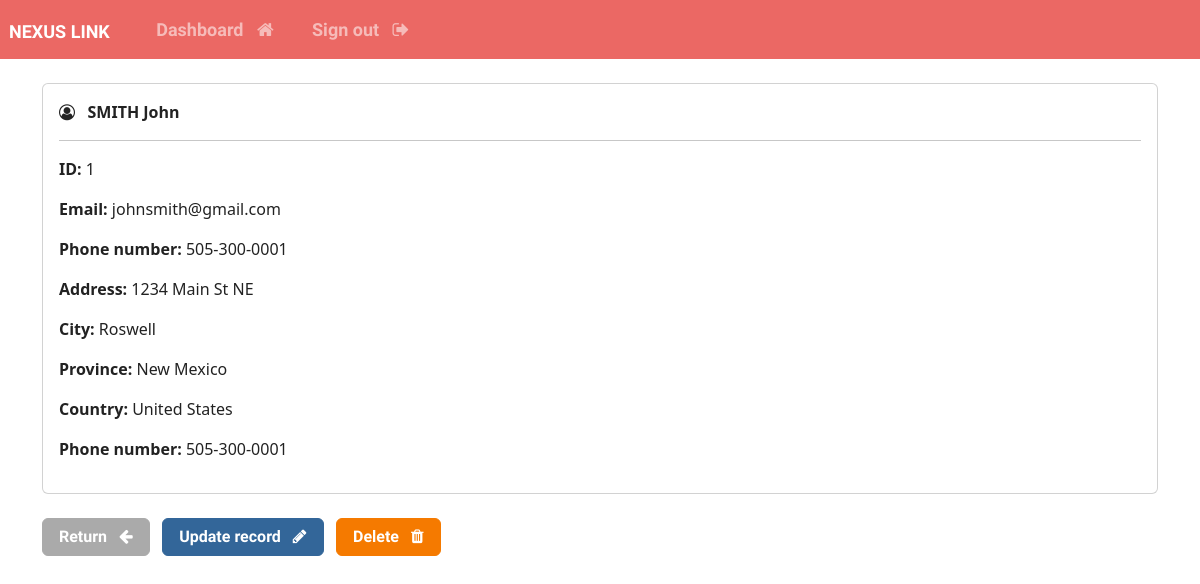
The page /record/1 (signed in) on the database its author committed.
### nexuslink/models.py (models this page shows, shortened)
class Record(models.Model):
    creation_date = models.DateTimeField(auto_now_add=True)
    first_name = models.CharField(max_length=100)
    last_name = models.CharField(max_length=100)
    email = models.CharField(max_length=225)
    phone = models.CharField(max_length=20)
    address = models.CharField(max_length=300)
    city = models.CharField(max_length=255)
    province = models.CharField(max_length=200)
    country = models.CharField(max_length=125)

### nexuslink/views.py (the view)
# urls.py: path('record/<int:pk>', views.singular_record, name="record"),
@login_required(login_url='my-login')
def singular_record(request, pk):
    all_records = Record.objects.get(id=pk)
    context = {'record':all_records}
    return render(request, 'nexuslink/view-record.html', context=context)

### nexuslink/templates/nexuslink/view-record.html (shortened to what this page needs)
{% extends 'nexuslink/base.html' %}
{% block content %}
    <div class="card">
        <div class="card-body">
            <i class="fa fa-user-circle-o" aria-hidden="true"></i> &nbsp;
            <strong>
                {{record.last_name|upper}}
                {{record.first_name}}
            </strong>
            <hr>
            <p> <strong> ID: </strong> {{record.id}} </p>
            <p> <strong> Email: </strong> {{record.email}} </p>
            <p> <strong> Phone number: </strong> {{record.phone}} </p>
            <p> <strong> Address: </strong> {{record.address}} </p>
            <p> <strong> City: </strong> {{record.city}} </p>
            <p> <strong> Province: </strong> {{record.province}} </p>
            <p> <strong> Country: </strong> {{record.country}} </p>
            <p> <strong> Phone number: </strong> {{record.phone}} </p>
        </div>
    </div>
    <br>
    <a href="{% url 'dashboard' %}" class="btn btn-secondary"> Return &nbsp; <i class="fa fa-arrow-left" aria-hidden="true"></i>
    </a>
    <a href="{% url 'update-record' record.id %}" class="btn btn-info"> Update record &nbsp; <i class="fa fa-pencil" aria-hidden="true"></i>
    </a>
    <a href="{% url 'delete-record' record.id %}" class="btn btn-danger"> Delete &nbsp; <i class="fa fa-trash" aria-hidden="true"></i>
    </a>
{% endblock %}

### rows shown on the page
Record: last_name "SMITH", first_name "John", id "1", email "johnsmith@gmail.com", phone "505-300-0001", address "1234 Main St NE", city "Roswell", province "New Mexico", country "United States"
